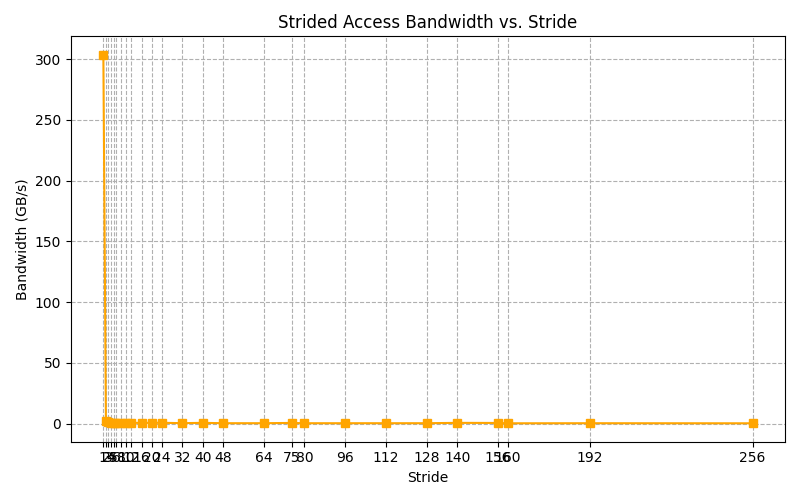

Write the Python code that produced this figure.
import matplotlib.pyplot as plt
import csv

strides = []
bandwidths = []

with open("daxpy_strided_results.csv") as f:
    reader = csv.DictReader(f)
    for row in reader:
        strides.append(int(row["Stride"]))
        bandwidths.append(float(row["Bandwidth (GB/s)"]))

plt.figure(figsize=(8, 5))
plt.plot(strides, bandwidths, marker='s', linestyle='-', color='orange')
plt.xlabel("Stride")
plt.ylabel("Bandwidth (GB/s)")
plt.title("Strided Access Bandwidth vs. Stride")
plt.grid(True, linestyle='--')
plt.xticks(strides)
plt.tight_layout()
plt.savefig("plot_strided_bandwidth.png")
plt.show()